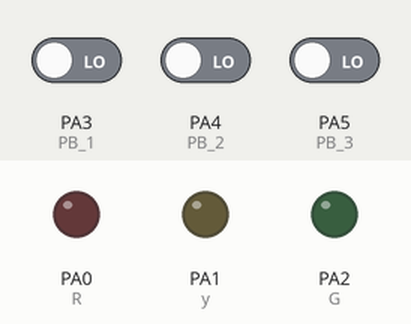
A sketch run on a simulated STM32 Blue Pill. Parts: output pins drawn as LEDs (lit = HIGH). The inputs (shaded band) are chosen by the test bench; at power-on: PA3 (PB_1) LOW, PA4 (PB_2) LOW, PA5 (PB_3) LOW. What the sketch prints to the serial monitor is not drawn.

Above: at 1.2 s.
1.3 s: PA3 (PB_1) driven HIGH
At 2.1 s:
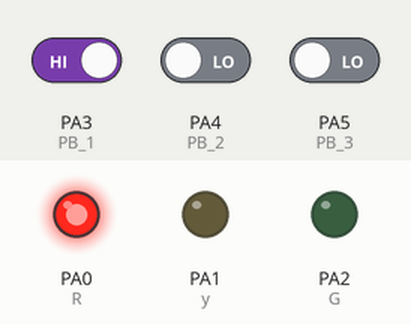
2.8 s: PA4 (PB_2) driven HIGH
At 3.6 s:
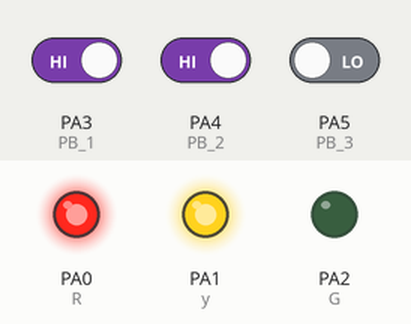
4.6 s: PA5 (PB_3) driven HIGH
At 6.5 s:
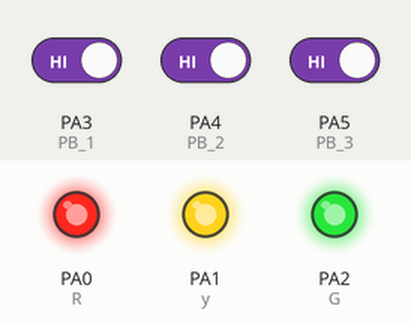
6.8 s: PA3 (PB_1) driven LOW
At 8.1 s:
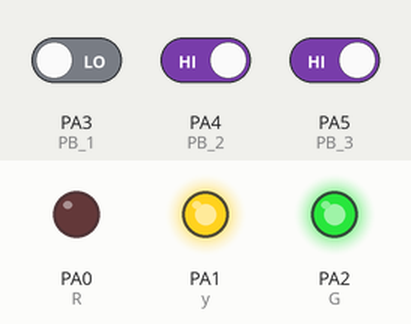
8.8 s: PA4 (PB_2) driven LOW
At 9.4 s:
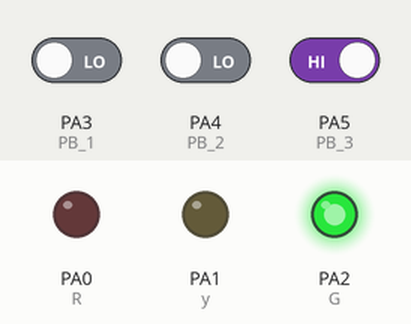
10.4 s: PA3 (PB_1) driven HIGH
At 11.9 s:
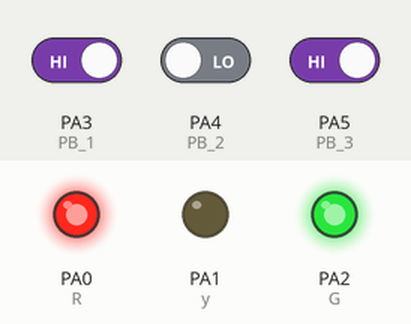
Timing chart, 0 to 13.0 s (numbered marks = the images above; inputs shaded):
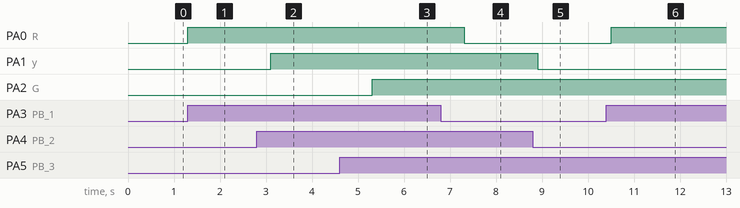

The sketch:

12.STM32_PB_LED.ino
```cpp
//INISIALISASI
int PB_1= PA3;
int PB_2= PA4;
int PB_3= PA5;
int R = PA0;
int y = PA1;
int G = PA2;

void setup() {
 Serial.begin(9600);
 pinMode(PB_1,INPUT);
 pinMode(PB_1,INPUT);
 pinMode(PB_1,INPUT);
 pinMode(R,OUTPUT);
 pinMode(y,OUTPUT);
 pinMode(G,OUTPUT);
}

void loop() {
  //BACA DATA
  int bacaPB_1=digitalRead(PB_1);
  int bacaPB_2=digitalRead(PB_2);
  int bacaPB_3=digitalRead(PB_3);

  //SERIAL PRINT
  Serial.println("Kondisi PB_1:" +String(bacaPB_1));
  Serial.println("Kondisi PB_2:" +String(bacaPB_2));
  Serial.println("Kondisi PB_3:" +String(bacaPB_3));

  //LOGIKA
  if (bacaPB_1==1){
    digitalWrite(R,HIGH);
    delay(200);
  }
   else {
    digitalWrite(R,LOW);
   }
  if (bacaPB_2==1){
    digitalWrite(y,HIGH);
    delay(200);
  }
  else {
    digitalWrite(y,LOW);
   }
  if (bacaPB_3==1){
    digitalWrite(G,HIGH);
    delay(200);
  }
  else {
    digitalWrite(G,LOW);
   }

}
```

Measured:
- after the input at 1.3 s, PA0 (R): LOW → HIGH at once
- after the input at 2.8 s, PA1 (y): LOW → HIGH after 0.30 s
- after the input at 4.6 s, PA2 (G): LOW → HIGH after 0.71 s
- after the input at 6.8 s, PA0 (R): HIGH → LOW after 0.51 s
- after the input at 8.8 s, PA1 (y): HIGH → LOW after 0.11 s
- after the input at 10.4 s, PA0 (R): LOW → HIGH after 0.11 s
